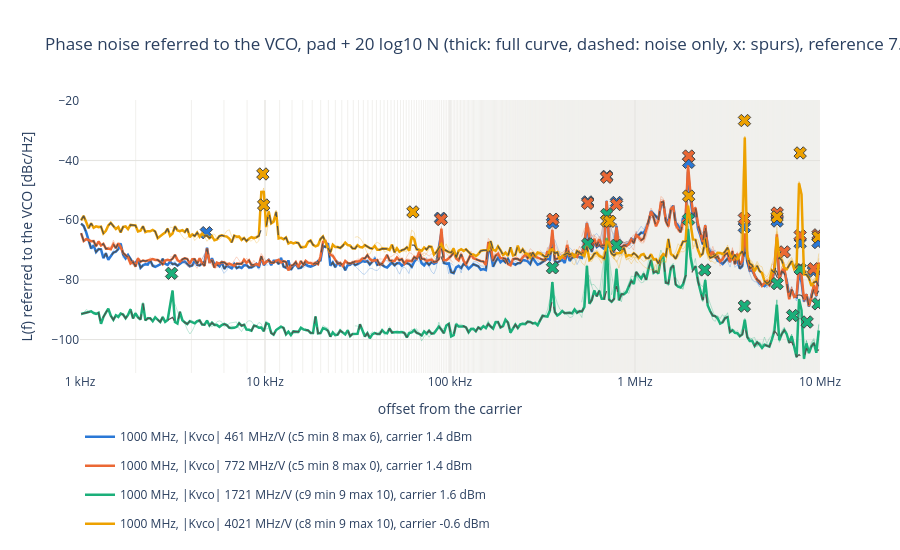

Notebook source saved alongside this figure:
### Code cell
F_start, F_stop = 1e3, 10e6  # offset range shown [Hz]
f_axis = "log"  # "log" or "lin"

# VCO-referred phase noise: the full curve (thick), its noise-only version with the spurs replaced by the local floor
# (dashed), the detected spurs (x at their measured peak, hover: spur power ON THE PAD in dBc: strong spurs are coupled
# in after the divider, so +20 log10 N does not apply to them), each span normalized to 1 Hz (thin, upper sideband,
# no ENBW correction: shows whether the spans line up).
# Curves binned to N_BINS points (linear power average, display only).
fig = go.Figure()
for key in KEYS:
    n_db = 20 * np.log10(N_DIV[key])
    for span, d in trace_of(key, "phase_noise").groupby("span"):
        d = d.assign(freq=d["freq"] - d["center"],  # offset from the carrier, normalized to 1 Hz
                     level_dbm=d["level_dbm"] - d["level_dbm"].max() - 10 * np.log10(d["rbw"]))
        d = binned(d[d["freq"] > 10 * d["rbw"]], F_start, F_stop, f_axis)
        fig.add_scatter(x=d["freq"], y=d["level_dbm"] + n_db,
                        mode="lines", line=dict(color=COLORS[key], width=0.8), opacity=0.35, showlegend=False,
                        legendgroup=NAMES[key],
                        hovertemplate=f"span {span:g} Hz<br>%{{x:.3s}}Hz: %{{y:.1f}} dBc/Hz<extra></extra>")
    lt_raw = in_range(trace_of(key, "L_trace"), F_start, F_stop)  # spur peaks: from the measured points
    lt = binned(trace_of(key, "L_trace"), F_start, F_stop, f_axis)
    ln = binned(trace_of(key, "L_noise"), F_start, F_stop, f_axis)
    if not lt.empty:
        fig.add_scatter(x=lt["freq"], y=lt["level_dbm"] + n_db, mode="lines", line=dict(color=COLORS[key], width=2.5),
                        name=NAMES[key], legendgroup=NAMES[key],
                        hovertemplate="full curve: %{x:.3s}Hz: %{y:.1f} dBc/Hz<extra></extra>")
    if not ln.empty:
        fig.add_scatter(x=ln["freq"], y=ln["level_dbm"] + n_db, mode="lines", showlegend=False, legendgroup=NAMES[key],
                        line=dict(color=INK, width=1.2, dash="dash"),
                        hovertemplate="noise only: %{x:.3s}Hz: %{y:.1f} dBc/Hz<extra></extra>")
    sp = in_range(trace_of(key, "spur"), F_start, F_stop)
    if not sp.empty and not lt_raw.empty:
        peak = np.interp(sp["freq"], lt_raw["freq"], lt_raw["level_dbm"]) + n_db
        fig.add_scatter(x=sp["freq"], y=peak, mode="markers", showlegend=False, legendgroup=NAMES[key],
                        marker=dict(symbol="x", size=11, color=COLORS[key], line=dict(width=1)),
                        customdata=sp["level_dbm"],
                        hovertemplate="spur at %{x:.4s}Hz: %{customdata:.1f} dBc on the pad<extra></extra>")
fig.update_layout(title=f"Phase noise referred to the VCO, pad + 20 log10 N (thick: full curve, dashed: noise only, x: spurs), {REF_TXT}",
                  template="plotly_white", height=550, legend=dict(orientation="h", y=-0.18),
                  hoverlabel=dict(namelength=-1))
fig.update_xaxes(title="offset from the carrier", gridcolor=GRID, **offset_axis(F_start, F_stop, f_axis))
fig.update_yaxes(title="L(f) referred to the VCO [dBc/Hz]", gridcolor=GRID)
save(fig, "phase_noise")
